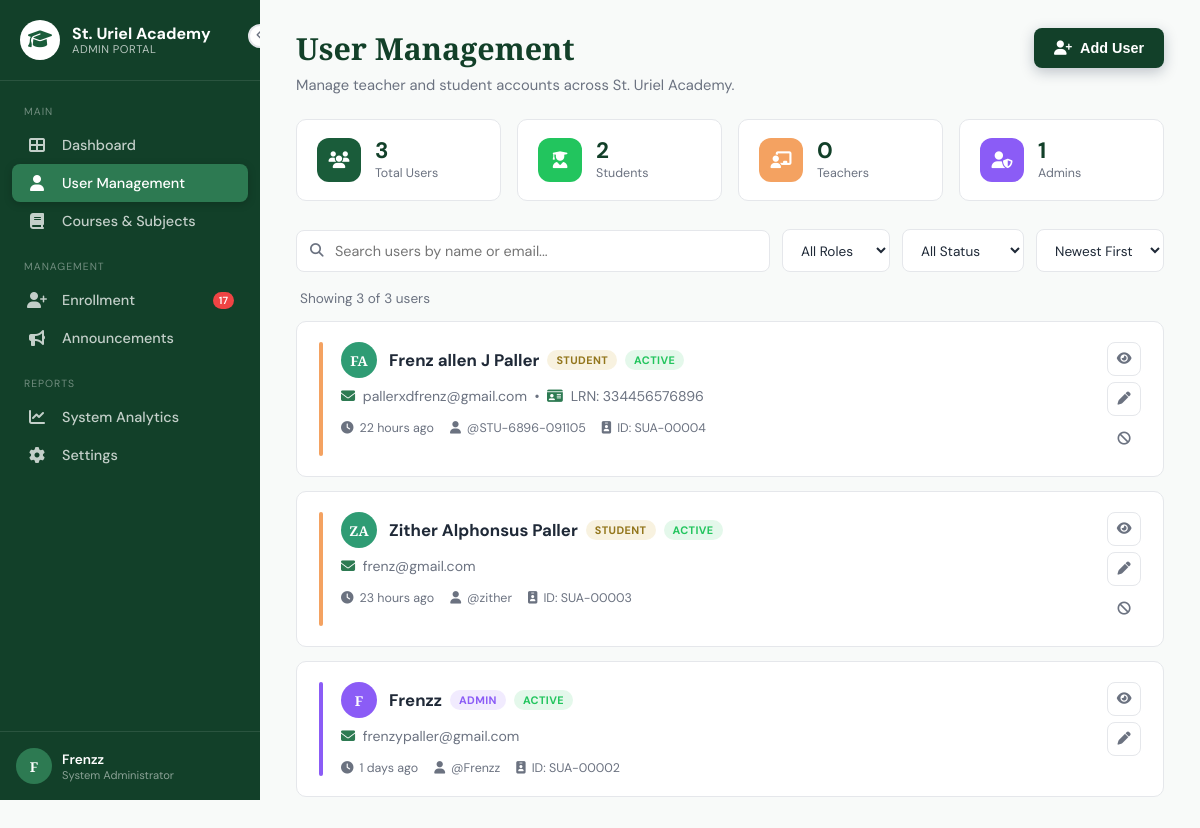
/public/admin/user_management.php (signed in), run on an earlier commit of the app's database.
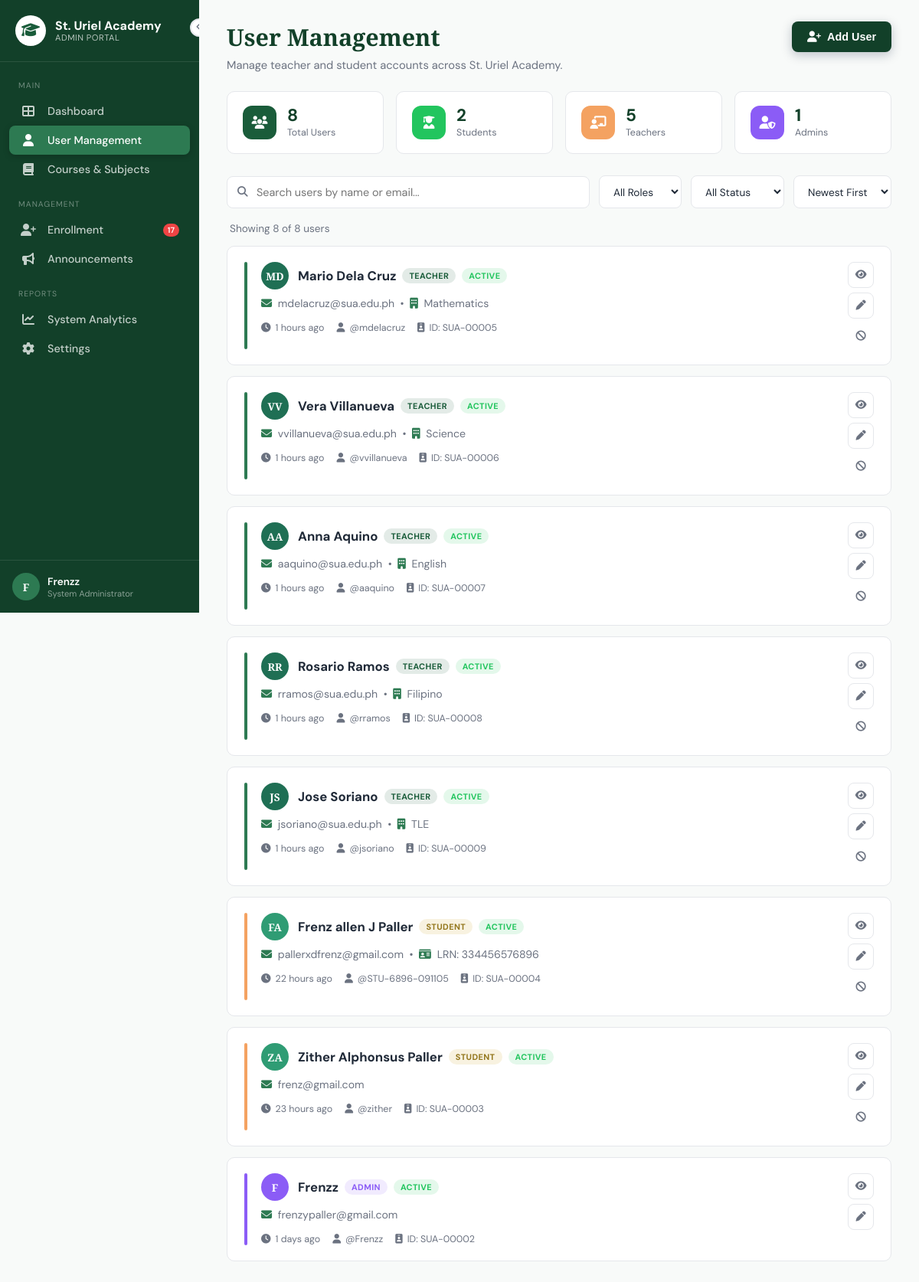
And on a later commit of the database.
### tables this page shows
CREATE TABLE `users` (
  `id` int(11) NOT NULL,
  `username` varchar(100) NOT NULL,
  `password` varchar(255) NOT NULL,
  `role` enum('admin','teacher','student') NOT NULL,
  `status` enum('active','inactive','suspended') NOT NULL DEFAULT 'active',
  `created_at` timestamp NOT NULL DEFAULT current_timestamp(),
  `updated_at` timestamp NOT NULL DEFAULT current_timestamp() ON UPDATE current_timestamp()
);

CREATE TABLE `students` (
  `student_id` int(11) NOT NULL,
  `user_id` int(11) NOT NULL,
  `student_lrn` bigint(20) NOT NULL,
  `firstname` varchar(255) NOT NULL,
  `lastname` varchar(255) NOT NULL,
  `middlename` varchar(255) DEFAULT NULL,
  `email` varchar(255) DEFAULT NULL,
  `birthdate` date NOT NULL,
  `address` varchar(255) DEFAULT NULL,
  `guardian_name` varchar(255) DEFAULT NULL,
  `guardian_contact` varchar(255) DEFAULT NULL,
  `created_at` timestamp NOT NULL DEFAULT current_timestamp(),
  `updated_at` timestamp NOT NULL DEFAULT current_timestamp() ON UPDATE current_timestamp()
);

### config/config.php (called while the page is built, shortened)
<?php
function clean($data) {
    return htmlspecialchars(trim($data), ENT_QUOTES, 'UTF-8');
}
?>

### public/admin/user_management.php (the view, shortened to what the rows shown need)
<?php
require_once '../../config/config.php';
$sort = $_GET['sort'] ?? 'newest';
$page = max(1, intval($_GET['page'] ?? 1));
$per_page = 10;
$offset = ($page - 1) * $per_page;
$params = [];
$where_clauses = ["u.role IN ('admin', 'teacher', 'student')"];
$where_sql = implode(" AND ", $where_clauses);
$order_sql = match($sort) {
    'oldest' => 'u.created_at ASC',
    'name_asc' => 'COALESCE(t.firstname, s.firstname, a.email) ASC',
    'name_desc' => 'COALESCE(t.firstname, s.firstname, a.email) DESC',
    'last_active' => 'u.updated_at DESC',
    default => 'u.created_at DESC',
};
$sql = "SELECT
    u.id,
    u.username,
    u.role,
    u.status,
    u.created_at,
    u.updated_at,
    COALESCE(t.firstname, s.firstname, '') as firstname,
    COALESCE(t.lastname, s.lastname, '') as lastname,
    COALESCE(t.email, s.email, a.email, '') as email,
    COALESCE(t.department, '') as department,
    COALESCE(t.teacher_id, s.student_id, a.admin_id, 0) as role_id,
    COALESCE(t.specialization, '') as notes,
    s.student_lrn,
    s.middlename,
    s.birthdate,
    s.address,
    s.guardian_name,
    s.guardian_contact
FROM Users u
LEFT JOIN Teachers t ON u.id = t.user_id AND u.role = 'teacher'
LEFT JOIN Students s ON u.id = s.user_id AND u.role = 'student'
LEFT JOIN Admin a ON u.id = a.user_id AND u.role = 'admin'
WHERE $where_sql
ORDER BY $order_sql
LIMIT ? OFFSET ?";
$params[] = $per_page;
$params[] = $offset;
$stmt = $pdo->prepare($sql);
$stmt->execute($params);
$users = $stmt->fetchAll();
$stats = [];
$stats['total'] = $pdo->query("SELECT COUNT(*) FROM Users WHERE role IN ('admin', 'teacher', 'student')")->fetchColumn();
$stats['students'] = $pdo->query("SELECT COUNT(*) FROM Users WHERE role = 'student'")->fetchColumn();
$stats['teachers'] = $pdo->query("SELECT COUNT(*) FROM Users WHERE role = 'teacher'")->fetchColumn();
$stats['admins'] = $pdo->query("SELECT COUNT(*) FROM Users WHERE role = 'admin'")->fetchColumn();
$stats['pending'] = $pdo->query("SELECT COUNT(*) FROM Users WHERE status = 'inactive'")->fetchColumn();
function um_initials(string $name): string {
    $parts = preg_split('/\s+/', trim($name));
    $out = '';
    foreach (array_slice($parts, 0, 2) as $p) {
        $out .= strtoupper(substr($p, 0, 1));
    }
    return $out ?: '?';
}
function getRoleColor(string $role): string {
    return match($role) {
        'admin' => '#8B5CF6',
        'teacher' => '#1F6F54',
        'student' => '#2F9C74',
        default => '#6B7280',
    };
}
function getDisplayName($user): string {
    $name = trim($user['firstname'] . ' ' . $user['lastname']);
    return $name ?: $user['username'];
}
function getStatusClass(string $status): string {
    return match($status) {
        'active' => 'active',
        'inactive' => 'pending',
        'suspended' => 'inactive',
        default => 'pending',
    };
}
function getStatusLabel(string $status): string {
    return match($status) {
        'active' => 'Active',
        'inactive' => 'Pending',
        'suspended' => 'Suspended',
        default => 'Unknown',
    };
}
function getRoleLabel(string $role): string {
    return match($role) {
        'admin' => 'Admin',
        'teacher' => 'Teacher',
        'student' => 'Student',
        default => ucfirst($role),
    };
}
function timeAgo($datetime) {
    $time = strtotime($datetime);
    $now = time();
    $diff = $now - $time;
    if ($diff < 86400) return floor($diff / 3600) . ' hours ago';
    if ($diff < 604800) return floor($diff / 86400) . ' days ago';
    return date('M j, Y', $time);
}
?>
<!DOCTYPE html>
<html lang="en">
<head>
<link rel="stylesheet" href="https://cdnjs.cloudflare.com/ajax/libs/font-awesome/6.5.1/css/all.min.css">
<link rel="stylesheet" href="../../public/admin/assests/css/user_management.css">
</head>
<body>
<?php include '../../includes/admin_sidebar.php'; ?>
<div class="main-content" id="mainContent">
    <div class="page-header">
        <div>
            <h1>User Management</h1>
        </div>
    </div>
    <div class="stats-row">
        <div class="stat-card">
            <div>
                <div class="stat-value"><?= number_format($stats['total']) ?></div>
                <div class="stat-label">Total Users</div>
            </div>
        </div>
        <div class="stat-card">
            <div>
                <div class="stat-value"><?= number_format($stats['teachers']) ?></div>
                <div class="stat-label">Teachers</div>
            </div>
        </div>
    </div>
    <div class="users-list">
        <?php if (empty($users)): ?>
        <div class="empty-state">
            <i class="fas fa-users-slash"></i>
            <h3>No users found</h3>
            <p>Try adjusting your search or filter criteria.</p>
        </div>
        <?php else: ?>
        <?php foreach ($users as $user):
            $display_name = getDisplayName($user);
            $role_color = getRoleColor($user['role']);
            $status_class = getStatusClass($user['status']);
            $status_label = getStatusLabel($user['status']);
            $role_label = getRoleLabel($user['role']);
            $is_pending = $user['status'] === 'inactive';
        ?>
        <div class="user-card <?= $is_pending ? 'pending' : '' ?>" data-user-id="<?= $user['id'] ?>"
             data-fullname="<?= clean($display_name) ?>" data-email="<?= clean($user['email']) ?>"
             data-role="<?= $user['role'] ?>" data-status="<?= $user['status'] ?>"
             data-department="<?= clean($user['department']) ?>" data-notes="<?= clean($user['notes']) ?>"
             data-username="<?= clean($user['username']) ?>" data-created="<?= $user['created_at'] ?>"
             data-lrn="<?= clean($user['student_lrn'] ?? '') ?>" data-middlename="<?= clean($user['middlename'] ?? '') ?>"
             data-birthdate="<?= clean($user['birthdate'] ?? '') ?>" data-address="<?= clean($user['address'] ?? '') ?>"
             data-guardian="<?= clean($user['guardian_name'] ?? '') ?>" data-guardian-contact="<?= clean($user['guardian_contact'] ?? '') ?>">
            <div class="role-strip <?= $user['role'] ?>"></div>
            <div class="user-body">
                <div class="user-top-row">
                    <div class="user-title-line">
                        <div class="user-avatar" style="background: <?= $role_color ?>;">
                            <?= um_initials($display_name) ?>
                        </div>
                        <div class="user-title-block">
                            <h3><?= clean($display_name) ?></h3>
                            <span class="badge <?= $user['role'] ?>"><?= $role_label ?></span>
                            <span class="badge <?= $status_class ?>"><?= $status_label ?></span>
                        </div>
                    </div>
                </div>
                <p class="user-excerpt">
                    <i class="fas fa-envelope"></i> <?= clean($user['email']) ?: 'No email' ?>
                    <?php if ($user['department']): ?>
                    &nbsp;&bull;&nbsp; <i class="fas fa-building"></i> <?= clean($user['department']) ?>
                    <?php endif; ?>
                    <?php if (!empty($user['student_lrn'])): ?>
                    &nbsp;&bull;&nbsp; <i class="fas fa-id-card"></i> LRN: <?= clean($user['student_lrn']) ?>
                    <?php endif; ?>
                </p>
                <div class="user-meta">
                    <span><i class="fas fa-clock"></i> <?= timeAgo($user['updated_at']) ?></span>
                    <span><i class="fas fa-user"></i> @<?= clean($user['username']) ?></span>
                    <span><i class="fas fa-id-badge"></i> ID: SUA-<?= str_pad($user['id'], 5, '0', STR_PAD_LEFT) ?></span>
                </div>
            </div>
            <div class="card-actions">
                <div class="icon-btn" title="View Profile" onclick="viewUser(<?= $user['id'] ?>)"><i class="fas fa-eye"></i></div>
                <div class="icon-btn" title="Edit" onclick="editUser(<?= $user['id'] ?>)"><i class="fas fa-pen"></i></div>
                <?php if ($user['id'] != $_SESSION['user_id']): ?>
                <form method="POST" action="" style="display:inline;" onsubmit="return confirm('Are you sure you want to deactivate this user?');">
                    <button type="submit" class="icon-btn delete" title="Deactivate" style="border:none; background:none; cursor:pointer;">
                        <i class="fas fa-ban"></i>
                    </button>
                </form>
                <?php endif; ?>
            </div>
        </div>
        <?php endforeach; ?>
        <?php endif; ?>
    </div>
</div>
</body>
</html>

What changed in the data, as far as the page shows it:
no longer on this page (row unchanged): users: id "3"
added users: display_name "MD", display_name "Mario Dela Cruz", role "TEACHER", status "ACTIVE", email "mdelacruz@sua.edu.ph", department "Mathematics", updated_at "1 hours ago", username "mdelacruz", id "00005"
added users: display_name "VV", display_name "Vera Villanueva", role "TEACHER", status "ACTIVE", email "vvillanueva@sua.edu.ph", department "Science", updated_at "1 hours ago", username "vvillanueva", id "00006"
added users: display_name "AA", display_name "Anna Aquino", role "TEACHER", status "ACTIVE", email "aaquino@sua.edu.ph", department "English", updated_at "1 hours ago", username "aaquino", id "00007"
added users: display_name "RR", display_name "Rosario Ramos", role "TEACHER", status "ACTIVE", email "rramos@sua.edu.ph", department "Filipino", updated_at "1 hours ago", username "rramos", id "00008"
added users: display_name "JS", display_name "Jose Soriano", role "TEACHER", status "ACTIVE", email "jsoriano@sua.edu.ph", department "TLE", updated_at "1 hours ago", username "jsoriano", id "00009"
shown differently, row unchanged: students "23 hours ago": student_lrn "0" → (not shown)
Also different on the page:
$stats['total']: (not shown) → "8"
$stats['teachers']: (not shown) → "5"
count($users): "3" → "8"
$total_users: "3" → "8"
